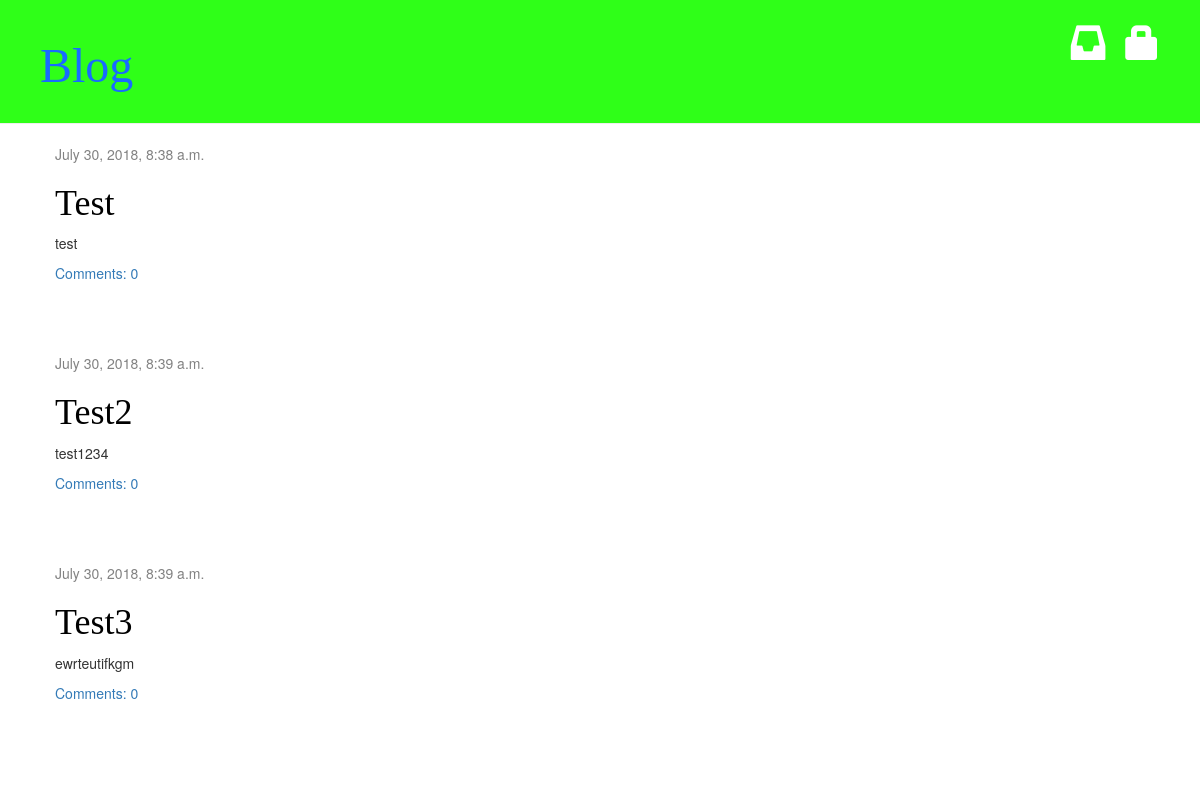
The app's page /, older data.
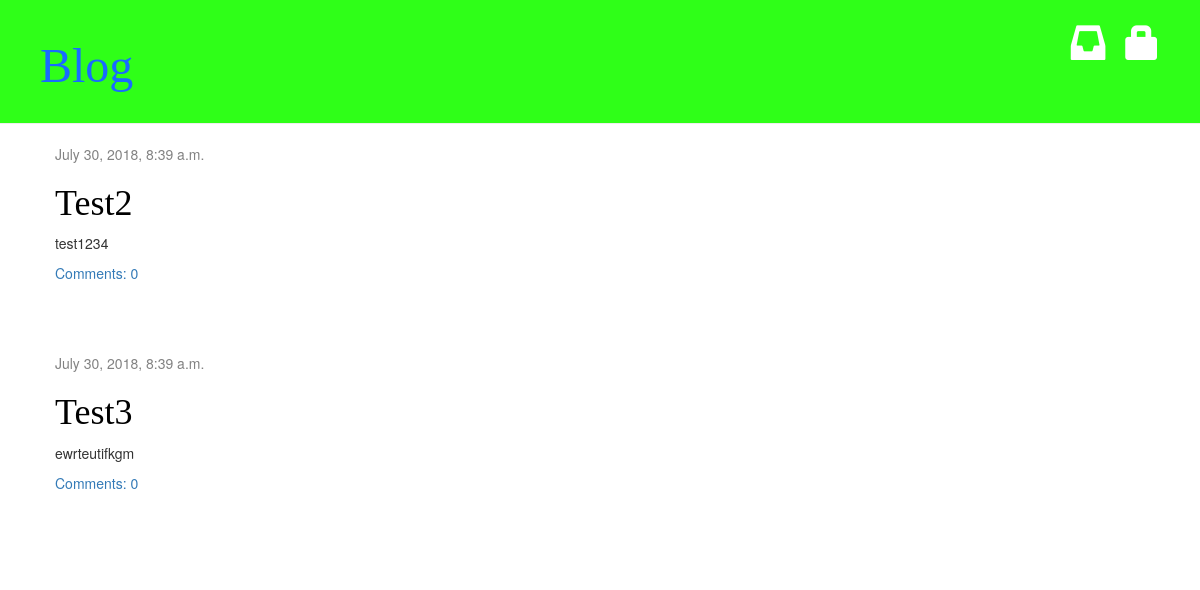
The same page, newer data.
### blog_test/models.py (models this page shows, shortened)
class Post(models.Model):
    author = models.ForeignKey('auth.User', on_delete=models.CASCADE)
    title = models.CharField(max_length=200)
    text = models.TextField()
    created_date = models.DateTimeField(
        default=timezone.now)
    published_date = models.DateTimeField(
        blank=True, null=True)

### blog_test/views.py (the view)
# urls.py: url(r'^$', views.post_list, name='post_list'),
def post_list(request):
    posts = Post.objects.filter(published_date__lte=timezone.now()).order_by('published_date')
    return render(request, 'blog/post_list.html', {'posts': posts})

### blog_test/templates/blog/post_list.html
<!DOCTYPE html>
{% extends 'blog/base.html' %}
{% block content %}
    {% for post in posts %}
        <div class="post">
            <div class="date">
                {{ post.published_date }}
            </div>
            <h1><a href="{% url 'post_detail' pk=post.pk %}">{{ post.title }}</a></h1>
            <p>{{ post.text|linebreaksbr }}</p>
            <a href="{% url 'post_detail' pk=post.pk %}">Comments: {{ post.comments.count }}</a>
        </div>
    {% endfor %}
{% endblock %}

Row changes from the older to the newer data that the page shows:
removed Post: published_date "July 30, 2018, 8:38 a.m.", title "Test", text "test", comments.count "0"
